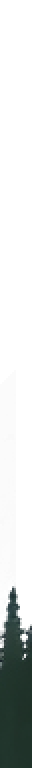
#> input picture tools/r398-seq-seams/tip-join.png, 16 x 384 px (shown 2 times larger)
$ python find_join.py tip-join.png tip-join.png out.png
#> lines starting #> are read from the running program, lines starting #| are printed output that depends on the picture
"""r398: where a SEQUENCE's joins fall in a film frame, by matching the pines' outline against its strips'.

    python3 tools/r398-seq-seams/find_join.py STRIPS_DIR FRAME.png OUT.png [LAYER_TOP_PX]

The strips (l3_cut.png, l3v*_cut.png) are 1024 px wide and drawn 1280 px wide here (scale 1.25), their bottom at the
frame's. A column's outline is its first row with alpha > 128 (strip) or luminance under 60 (frame). The shift that
best matches, each side of a join taking the strip that fits it best (the cycle picks a variant a slot), marks each join with a red tick and saves a 4x crop of the first one,
rows H-180..H-60 (the R1 forest's tip on the edge), its tick at the top."""
import glob
import sys

from PIL import Image, ImageDraw

strips = [Image.open(p).convert('RGBA') for p in sorted(glob.glob(sys.argv[1] + '/l3*_cut.png'))]
frame = Image.open(sys.argv[2]).convert('RGB')
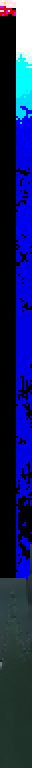
#> frame: PIL image 16x384 RGB (shown 2 times larger); mean R, G, B 21.6, 33.8, 89.1
W, H = frame.size
#> W = 16; H = 384
scale = 1.25
lum = frame.convert('L').load()
#> (the run stopped early here; a loop or call above may not have finished)
